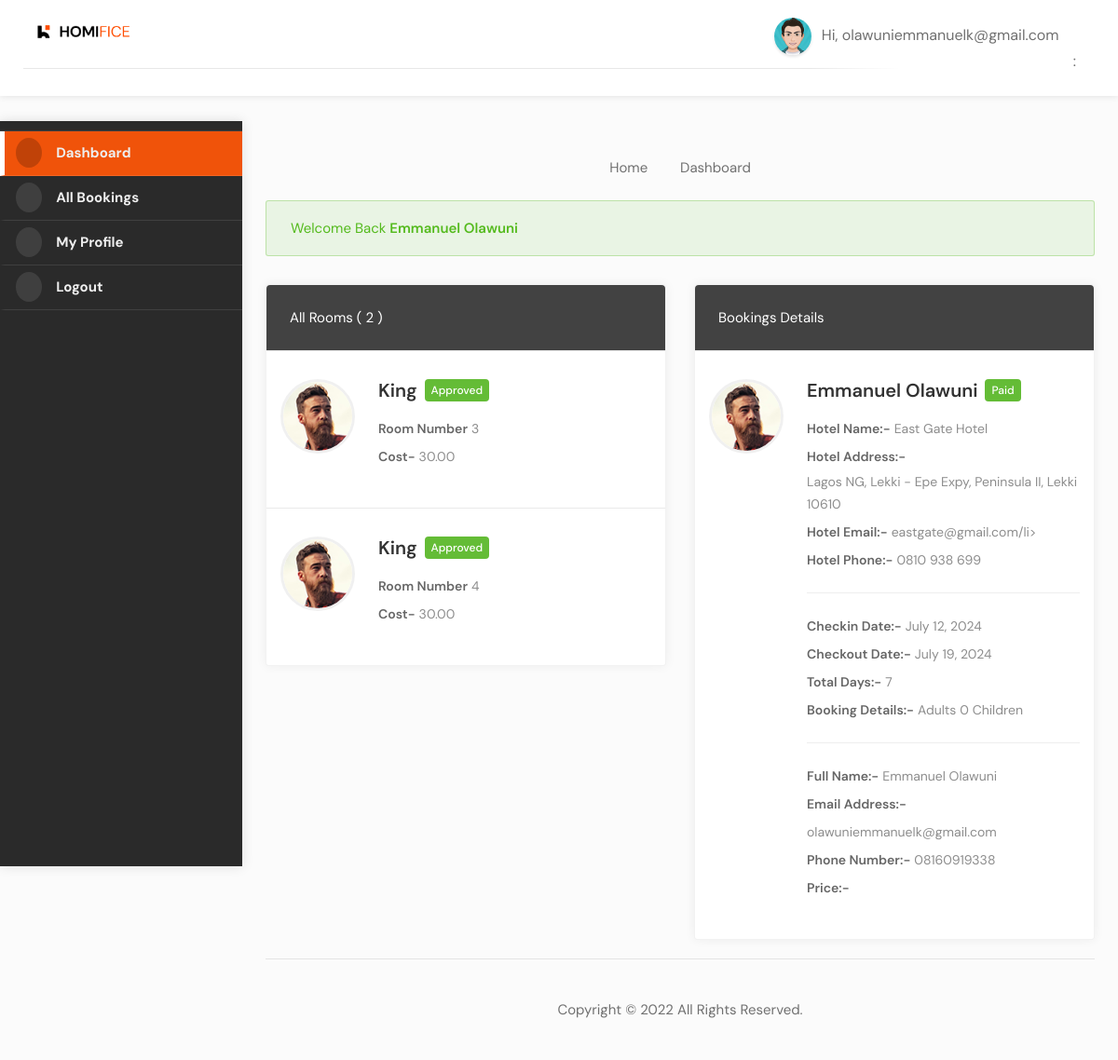
The app's page /dashboard/booking_detail/nxkxtejdpf (signed in) with its own data.
### userauths/models.py (models this page shows, shortened)
class User(AbstractUser):
    full_name = models.CharField(max_length=500, null=True, blank=True)
    username = models.CharField(max_length=500, unique=True)
    email = models.EmailField(unique=True)
    phone = models.CharField(max_length=20, null=True, blank=True)  # For country prefix
    gender = models.CharField(max_length=20, choices=GENDER, default="Other")
    otp = models.CharField(max_length=100, null=True, blank=True)
    USERNAME_FIELD = 'email'  # Use email as the unique identifier for login
    REQUIRED_FIELDS = ['username']  # Required fields for user creation

### hotel/models.py (models this page shows, shortened)
class Booking(models.Model):
    user = models.ForeignKey(User, on_delete=models.SET_NULL, null=True, blank=True)
    payment_status = models.CharField(max_length=100, choices=PAYMENT_STATUS)
    full_name = models.CharField(max_length=255)
    email = models.CharField(max_length=255)
    phone = models.CharField(max_length=255)
    hotel = models.ForeignKey(Hotel, on_delete=models.SET_NULL, null=True, blank=True)
    room_type = models.ForeignKey(RoomType, on_delete=models.SET_NULL, null=True, blank=True)
    room = models.ManyToManyField(Room)
    before_discount = models.DecimalField(max_digits=12, decimal_places=2, default=0.00)
    total = models.DecimalField(max_digits=12, decimal_places=2, default=0.00)
    saved = models.DecimalField(max_digits=12, decimal_places=2, default=0.00)
    check_in_date = models.DateField()
    check_out_date = models.DateField(null=True, blank=True)
    total_days = models.PositiveIntegerField(default=0)
    num_adults = models.PositiveIntegerField(default=1)
    num_children = models.PositiveIntegerField(default=0)
    checked_in = models.BooleanField(default=False)
    checked_out = models.BooleanField(default=False)
    is_active = models.BooleanField(default=False)
    checked_in_tracker = models.BooleanField(default=False)
    checked_out_tracker = models.BooleanField(default=False)
    coupons = models.ManyToManyField("hotel.Coupon", blank=True)
    date = models.DateTimeField(auto_now_add=True)
    stripe_payment_intent = models.CharField(max_length=1000, null=True, blank=True)
    successID = ShortUUIDField(unique=True, length=10, max_length=20, alphabet="abcdefghijklmnopqrstuvwxyz", null=True, blank=True)
    booking_id = ShortUUIDField(unique=True, length=10, max_length=20, alphabet="abcdefghijklmnopqrstuvwxyz")

class Room(models.Model):
    hotel = models.ForeignKey(Hotel, on_delete=models.CASCADE)
    room_type = models.ForeignKey(RoomType, on_delete=models.CASCADE)
    room_number = models.CharField(max_length=1000)
    is_available = models.BooleanField(default=True)
    RoomID = ShortUUIDField(unique=True, length=10, alphabet="abcdefghijklmnopqrstuvwxyz")
    date = models.DateTimeField(auto_now_add=True)
    class Meta:
        verbose_name_plural = "Rooms"

class RoomType(models.Model):
    hotel = models.ForeignKey(Hotel, on_delete=models.CASCADE)
    type = models.CharField(max_length=10)
    price = models.DecimalField(max_digits=12, decimal_places=2, default=0.00)
    number_of_beds = models.PositiveBigIntegerField(default=0)
    room_capacity = models.PositiveIntegerField(default=0)
    roomTypeID = ShortUUIDField(unique=True, length=10, max_length=20, alphabet="abcdefghijklmnopqrstuvwxyz")
    slug = models.SlugField(unique=True)
    date = models.DateTimeField(auto_now_add=True)
    class Meta:
        verbose_name_plural = "Room Type"

class Hotel(models.Model):
    user = models.ForeignKey(User, on_delete=models.SET_NULL, null=True)  # The hotel lister
    name = models.CharField(max_length=255)
    description = CKEditor5Field(null=True, blank=True, config_name='extends')
    image = models.FileField(upload_to="hotel_gallery")
    address = models.CharField(max_length=500)
    mobile = models.CharField(max_length=20)
    email = models.EmailField()
    status = models.CharField(max_length=20, choices=HOTEL_STATUS, default="Live")
    tags = TaggableManager(blank=True)
    views = models.IntegerField(default=0)
    featured = models.BooleanField(default=False)
    hotelID = ShortUUIDField(unique=True, length=10, max_length=20, alphabet="abcdefghijklmnopqrstuvwxyz")
    slug = models.SlugField(unique=True)
    date = models.DateTimeField(auto_now_add=True)
    website = models.CharField(max_length=2048, null=True, blank=True)
    facebook = models.CharField(max_length=2048, null=True, blank=True)
    twitter = models.CharField(max_length=2048, null=True, blank=True)
    instagram = models.CharField(max_length=2048, null=True, blank=True)
    youtube = models.CharField(max_length=2048, null=True, blank=True)
    def thumbnail(self):
        if self.image:
            return mark_safe("<img src='%s' width='50' height='50' style='object-fit: cover; border-radius 7px;' />" % (self.image.url))
        return "No Image"
    thumbnail.short_description = 'Thumbnail'
    def hotel_gallery(self):
        return HotelGallery.objects.filter(hotel=self)

### user_dashboard/views.py (the view)
# urls.py: path("booking_detail/<booking_id>", views.booking_detail, name="booking_detail"),
@login_required
def booking_detail(request, booking_id):
    booking = Booking.objects.get(booking_id=booking_id, user=request.user, payment_status="paid")
    context = {
        "booking": booking
    }
    return render(request, "user_dashboard/booking_detail.html", context)

### templates/user_dashboard/booking_detail.html (shortened to what this page needs)
{% extends 'partials/dashboard_base.html' %}
{% load static %}
{% block content %}
<div class="row">
    <div class="col-lg-6 col-md-6">
      <div class="utf_dashboard_list_box margin-top-0">
        <h4>All Rooms <span> ( {{booking.room.all.count}} )   </span></h4>
        <ul>
          {% for r in booking.room.all %}
          <li class="utf_approved_booking_listing">
            <div class="utf_list_box_listing_item bookings">
              <div class="utf_list_box_listing_item-img"><img src="images/client-avatar1.jpg" alt=""></div>
              <div class="utf_list_box_listing_item_content">
                <div class="inner">
                  <h3>{{ r.room_type.type }} <span class="utf_booking_listing_status">Approved</span></h3>
                  <div class="utf_inner_booking_listing_list">
                    <h5>Room Number</h5>
                    <ul class="utf_booking_listing_list">
                      <li>{{ r.room_number }}</li>
                    </ul>
                  </div>
                  <div class="utf_inner_booking_listing_list">
                    <h5>Cost-</h5>
                    <ul class="utf_booking_listing_list">
                      <li class="highlighted">{{ r.room_type.price }}</li>
                    </ul>
                  </div>
                </div>
              </div>
            </div>
          </li>
          {% endfor %}
        </ul>
      </div>
    </div>
    <div class="col-lg-6 col-md-6">
      <div class="utf_dashboard_list_box margin-top-0">
        <h4>Bookings Details </h4>
        <ul>
          <li class="utf_approved_booking_listing">
            <div class="utf_list_box_listing_item bookings">
              <div class="utf_list_box_listing_item-img"><img src="images/client-avatar1.jpg" alt=""></div>
              <div class="utf_list_box_listing_item_content">
                <div class="inner">
                  <h3>{{ booking.full_name|title}} <span class="utf_booking_listing_status">{{ booking.payment_status|title}}</span></h3>
                  <div class="utf_inner_booking_listing_list">
                    <h5>Hotel Name:-</h5>
                    <ul class="utf_booking_listing_list">
                      <li>{{ booking.hotel.name }}</li>
                    </ul>
                  </div>
                  <div class="utf_inner_booking_listing_list">
                    <h5>Hotel Address:-</h5>
                    <ul class="utf_booking_listing_list">
                      <li>{{ booking.hotel.address }}</li>
                    </ul>
                  </div>
                  <div class="utf_inner_booking_listing_list">
                    <h5>Hotel Email:-</h5>
                    <ul class="utf_booking_listing_list">
                      <li class="highlighted">{{ booking.hotel.email}}/li>
                    </ul>
                  </div>
                  <div class="utf_inner_booking_listing_list">
                    <h5>Hotel Phone:-</h5>
                    <ul class="utf_booking_listing_list">
                      <li class="highlighted">{{ booking.hotel.mobile }}</li>
                    </ul>
                  </div>
                  <hr>
                  <div class="utf_inner_booking_listing_list">
                    <h5>Checkin Date:-</h5>
                    <ul class="utf_booking_listing_list">
                      <li class="highlighted">{{ booking.check_in_date }}</li>
                    </ul>
                  </div>
                  <div class="utf_inner_booking_listing_list">
                    <h5>Checkout Date:-</h5>
                    <ul class="utf_booking_listing_list">
                      <li class="highlighted">{{ booking.check_out_date }}</li>
                    </ul>
                  </div>
                  <div class="utf_inner_booking_listing_list">
                    <h5>Total Days:-</h5>
                    <ul class="utf_booking_listing_list">
                      <li class="highlighted">{{ booking.total_days }}</li>
                    </ul>
                  </div>
                  <div class="utf_inner_booking_listing_list">
                    <h5>Booking Details:-</h5>
                    <ul class="utf_booking_listing_list">
                      <li class="highlighted">{{ booking.num_adult }} Adults</li>
                      <li class="highlighted">{{ booking.num_children }} Children</li>
                    </ul>
                  </div>
                  <hr>
                  <div class="utf_inner_booking_listing_list">
                    <h5>Full Name:-</h5>
                    <ul class="utf_booking_listing_list">
                      <li class="highlighted">{{ booking.full_name }}</li>
                    </ul>
                  </div>
                  <div class="utf_inner_booking_listing_list">
                    <h5>Email Address:-</h5>
                    <ul class="utf_booking_listing_list">
                      <li class="highlighted">{{ booking.email }}</li>
                    </ul>
                  </div>
                  <div class="utf_inner_booking_listing_list">
                    <h5>Phone Number:-</h5>
                    <ul class="utf_booking_listing_list">
                      <li class="highlighted">{{ booking.phone }}</li>
                    </ul>
                  </div>
                  <div class="utf_inner_booking_listing_list">
                    <h5>Price:-</h5>
                  </div>
                </div>
              </div>
            </div>
          </li>
        </ul>
      </div>
    </div>
    <div class="col-md-12">
      <div class="footer_copyright_part">Copyright © 2022 All Rights Reserved.</div>
    </div>
  </div>
</div>
</div>
</div>
{% endblock content %}

### templates/partials/dashboard_base.html (shortened to what this page needs)
{% load static %}
<!DOCTYPE html>
<html lang="zxx">
<head>
  <link rel="stylesheet" href="{% static 'css/stylesheet.css' %}">
  <link rel="stylesheet" href="{% static 'css/mmenu.css' %}">
  <link rel="stylesheet" href="{% static 'css/perfect-scrollbar.css' %}">
  <link rel="stylesheet" href="{% static 'css/style.css' %}" id="colors">
</head>
<body>
  <div id="main_wrapper">
    <header id="header_part" class="fixed fullwidth_block dashboard">
      <div id="header" class="not-sticky">
        <div class="container">
          <div class="utf_left_side">
            <div id="logo"> <a href="index_1.html"><img src="{% static 'images/logo.png' %}" alt=""></a>  </div>
            <nav id="navigation" class="style_one">
            </nav>
            <div class="clearfix"></div>
          </div>
          <div class="utf_right_side">
            <div class="header_widget">
              <div class="utf_user_menu">
                <div class="utf_user_name"><span><img src="{% static 'images/dashboard-avatar.jpg' %}" alt=""></span>Hi,
                  {{ request.user.email }}</div>:
              </div>
            </div>
          </div>
        </div>
      </div>
    </header>
    <div id="dashboard">
      {% include 'partials/dashboard_sidebar.html' %}
      <div class="utf_dashboard_content">
          <div class="row margin-bottom-20">
            <div class="col-md-12">
              <nav id="breadcrumbs">
                <ul>
                  <li><a href="index_1.html">Home</a></li>
                  <li>Dashboard</li>
                </ul>
              </nav>
            </div>
          </div>
        <div class="row">
          <div class="col-md-12">
            <div class="notification success closeable margin-bottom-30">
              <p>Welcome Back <strong>{{ request.user.full_name }}</strong></p>
              <a class="close" href="#"></a>
            </div>
          </div>
        </div>
        {% block content %}
        {% endblock content %}
</body>
</html>

### templates/partials/dashboard_sidebar.html (shortened to what this page needs)
    <div class="utf_dashboard_navigation js-scrollbar">
      <div class="utf_dashboard_navigation_inner_block">
        <ul>
          <li class="active"><a href="{% url 'user_dashboard:dashboard' %}"><i class="sl sl-icon-layers"></i> Dashboard</a></li>
		  <li><a href="{% url 'user_dashboard:bookings' %}"><i class="sl sl-icon-docs"></i> All Bookings</a></li>
		  <li><a href="{% url 'user_dashboard:profile' %}"><i class="sl sl-icon-user"></i> My Profile</a></li>
          <li><a href="{% url 'userauths:sign-out' %}"><i class="sl sl-icon-power"></i> Logout</a></li>
        </ul>
      </div>
    </div>

### static/css/mmenu.css (style rules this page uses)
:root { --mm-line-height:20px; --mm-listitem-size:44px; --mm-navbar-size:44px; --mm-offset-top:0; --mm-offset-right:0; --mm-offset-bottom:0; --mm-offset-left:0; --mm-color-border:rgba(0, 0, 0, 0.1); --mm-color-button:rgba(0, 0, 0, 0.3); --mm-color-text:rgba(0, 0, 0, 0.75); --mm-color-text-dimmed:rgba(0, 0, 0, 0.3); --mm-color-background:#f3f3f3; --mm-color-background-highlight:rgba(0, 0, 0, 0.05); --mm-color-background-emphasis:rgba(255, 255, 255, 0.4); --mm-shadow:0 0 10px rgba(0, 0, 0, 0.3) }

### static/css/style.css (style rules this page uses)
body { color: #707070; font-size: 15px; line-height: 28px; background-color: #fff; }
body p { font-size: 16px; line-height: 28px; }
body, h1, h2, h3, h4, h5, h6, input[type="text"], input[type="password"], input[type="email"], textarea, select, input[type="button"], input[type="submit"], button, #tiptip_content, .map-box p, .map-box div, .numerical-rating .utf_counter_star_rating, body .nav_responsive i.menu-trigger:after { font-family:'DM Sans', sans-serif; text-transform: none; }
h1, h2, h3, h4, h5, h6 { color: #323232; }
* { margin: 0px; padding: 0px; box-sizing: border-box; }
ul, li { margin: 0px; list-style-type: none; }

### records on screen
User: user.email "olawuniemmanuelk@gmail.com", user.full_name "Emmanuel Olawuni"
Booking: room.all.count "2", full_name "Emmanuel Olawuni", payment_status "Paid", hotel.name "East Gate Hotel", hotel.address "Lagos NG, Lekki - Epe Expy, Peninsula II, Lekki 10610", hotel.email "eastgate@gmail.com", hotel.mobile "0810 938 699", check_in_date "July 12, 2024", check_out_date "July 19, 2024", total_days "7", num_children "0", email "olawuniemmanuelk@gmail.com", phone "08160919338"
Room: room_type.type "King", room_number "3", room_type.price "30.00"
Room: room_type.type "King", room_number "4", room_type.price "30.00"
